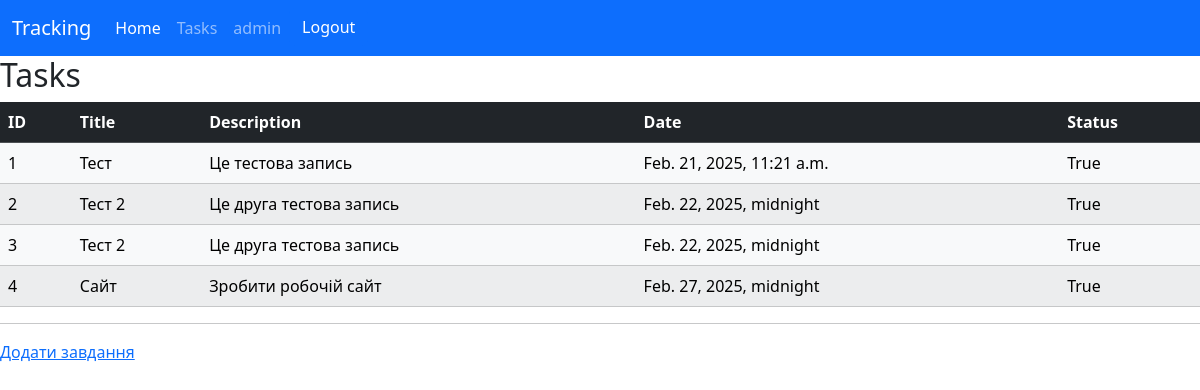
The app's page /task/ (signed in) with its own data.
### tracking_system/models.py (models this page shows, shortened)
class Task(models.Model):
    user = models.ForeignKey(User, on_delete=models.CASCADE)
    title = models.CharField(max_length=200)
    start = models.DateTimeField()
    end = models.DateTimeField()
    description = models.TextField()
    status = models.BooleanField()
    prioritet = models.IntegerField()
    permission = models.BooleanField()
    class Meta:
        ordering = ['start']

### tracking_system/views.py (the view)
# urls.py: path('task/', views.tasks, name='task'),
def tasks(request):
    task = Task.objects.all()
    return render(request, template_name='tracking/task.html', context={'task': task})

### templates/tracking/task.html
{% extends "base.html" %}
{% block content %}
<h2>Tasks</h2>
<table class="table table-light table-striped">
    <tr>
        <thead class="table-dark">
            <th>ID</th>
            <th>Title</th>
            <th>Description</th>
            <th>Date</th>
            <th>Status</th>
        </thead>
    </tr>
    <tr>
        {% for task in task %}
            <tr>
                <td>{{ task.id }}</td>
                <td>{{ task.title }}</td>
                <td>{{ task.description }}</td>
                <td>{{ task.start }}</td>
                <td>{{ task.status }}</td>
            </tr>
        {% endfor %}
    </tr>
</table>
<hr>
<a href="{% url 'new-task' %}">Додати завдання</a>
{% endblock %}

### templates/base.html (shortened to what this page needs)
<!DOCTYPE html>
<html lang="en">
<head>
    <link href="https://cdn.jsdelivr.net/npm/bootstrap@5.3.3/dist/css/bootstrap.min.css" rel="stylesheet">
</head>
<body>
    <nav class="navbar navbar-expand-lg bg-primary" data-bs-theme="dark">
        <div class="container-fluid">
            <a class="navbar-brand" href="{% url 'index' %}">Tracking</a>
            <div class="collapse navbar-collapse" id="navbarNavAltMarkup">
                <div class="navbar-nav">
                    <a class="nav-link active" aria-current="page" href="{% url 'index' %}">Home</a>
                    <a class="nav-link" href="{% url 'task' %}">Tasks</a>
                    {% if  request.user.is_authenticated %}
                        <a class="nav-link" href="{% url 'user' %}"> {{user.username}} </a>
                        <form action="{% url 'logout' %}" method="post">
                            <button type="submit" class="btn btn-primary">Logout</button>
                        </form>
                    {% else %}
                        <a class="nav-link" href="{% url 'login' %}">Login</a>
                    {% endif %}
                </div>
            </div>
        </div>
    </nav>
    {% load static %}
    {% block content %}
    {% endblock %}
</body>
</html>

### records on screen
Task: id "1", title "Тест", description "Це тестова запись", start "Feb. 21, 2025, 11:21 a.m.", status "True"
Task: id "2", title "Тест 2", description "Це друга тестова запись", start "Feb. 22, 2025, midnight", status "True"
Task: id "3", title "Тест 2", description "Це друга тестова запись", start "Feb. 22, 2025, midnight", status "True"
Task: id "4", title "Сайт", description "Зробити робочій сайт", start "Feb. 27, 2025, midnight", status "True"

### other values on screen
{{ user.username }} "admin"
